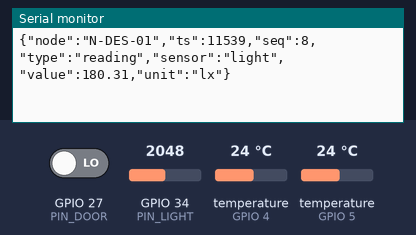
The sketch below on a simulated ESP32. Parts: the last lines printed to the serial monitor. Inputs (shaded band) come from the test bench; at power-on: GPIO 34 (PIN_LIGHT) = 2048, GPIO 27 (PIN_DOOR) LOW, temperature (sensors on GPIO 4, GPIO 5) 24 °C.

Above: at 12.3 s.
12.4 s: GPIO 34 (PIN_LIGHT) set to 0
At 17.4 s:
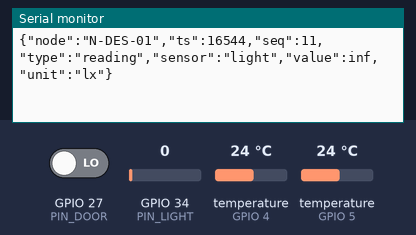
23.0 s: GPIO 27 (PIN_DOOR) driven HIGH
At 23.9 s:
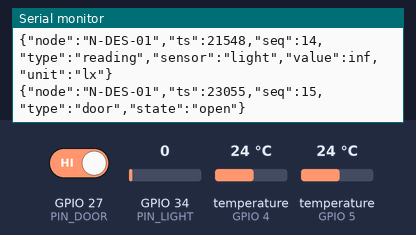
31.0 s: temperature (sensor on GPIO 4) set to 12 °C
At 32.6 s:
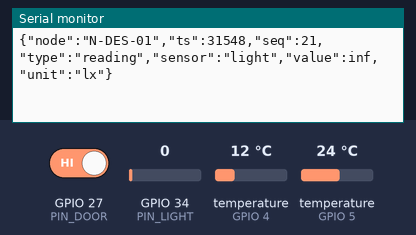
39.0 s: temperature (sensor on GPIO 5) set to 12 °C
At 42.7 s:
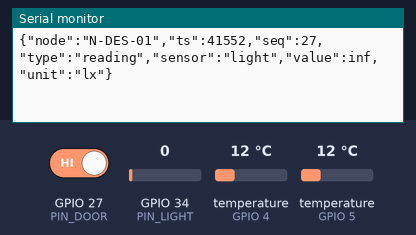
47.0 s: temperature (sensor on GPIO 4) set to 19 °C
At 52.9 s:
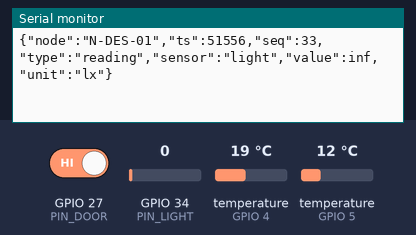
55.0 s: temperature (sensor on GPIO 5) set to 19 °C
At 58.0 s:
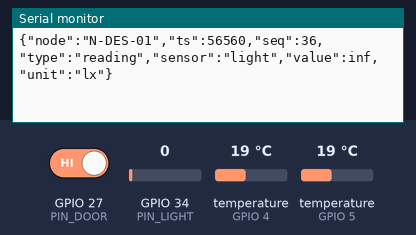
Timing chart, 0 to 59.5 s (numbered marks = the images above; inputs shaded):
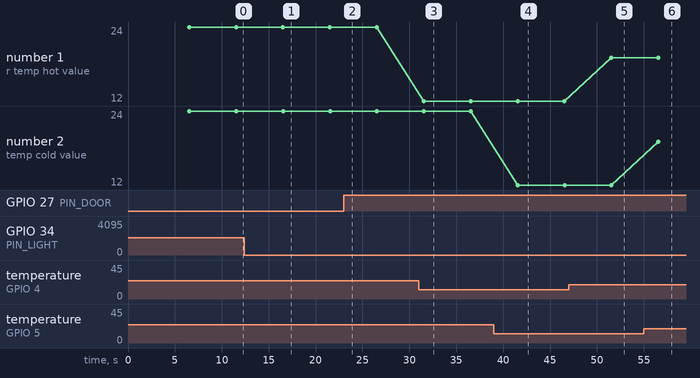

Measured:
- after the input at 12.4 s, the serial monitor: prints a new line after 4.1 s (image 1)
- after the input at 23.0 s, the serial monitor: prints a new line after 0.06 s (image 2)
- after the input at 31.0 s, the serial monitor: prints a new line after 0.53 s (image 3)
- after the input at 39.0 s, the serial monitor: prints a new line after 2.5 s (image 4)
- after the input at 47.0 s, the serial monitor: prints a new line after 4.5 s (image 5)
- after the input at 55.0 s, the serial monitor: prints a new line after 1.6 s (image 6)
- plotted number 1: 24 → 12 after the input at 31.0 s, 12 → 19 after the input at 47.0 s

The sketch:

sketch.ino
```cpp
// Node enclos interieur : 2 DS18B20, lumiere, porte sur interruption

#include <OneWire.h>
#include <DallasTemperature.h>

const char *NODE_ID = "N-DES-01";
const int PIN_TEMP_HOT = 4;
const int PIN_TEMP_COLD = 5;
const int PIN_LIGHT = 34;     // photoresistance a la place du VEML7700
const int PIN_DOOR = 27;

const unsigned long PERIOD_MS = 5000;  // 30 s en vrai
const unsigned long DEBOUNCE_MS = 50;

OneWire busHot(PIN_TEMP_HOT);
OneWire busCold(PIN_TEMP_COLD);
DallasTemperature probeHot(&busHot);
DallasTemperature probeCold(&busCold);

volatile bool doorEvent = false;
volatile unsigned long doorEventMs = 0;
bool doorOpen = false;
unsigned long lastReading = 0;
unsigned long seq = 0;

void IRAM_ATTR onDoorChange() {
  doorEvent = true;
  doorEventMs = millis();
}

void sendJson(const String &body) {
  seq++;
  Serial.printf("{\"node\":\"%s\",\"ts\":%lu,\"seq\":%lu,%s}\n", NODE_ID, millis(), seq, body.c_str());
}

void sendReading(const char *sensor, float value, const char *unit) {
  sendJson(String("\"type\":\"reading\",\"sensor\":\"") + sensor + "\",\"value\":" + String(value, 2) + ",\"unit\":\"" + unit + "\"");
}

// formule de la doc Wokwi
float readLux() {
  const float GAMMA = 0.7;
  const float RL10 = 50;
  int raw = analogRead(PIN_LIGHT);
  float voltage = raw / 4095.0 * 3.3;
  if (voltage >= 3.29) return 0;
  float resistance = 2000 * voltage / (1 - voltage / 3.3);
  return pow(RL10 * 1e3 * pow(10, GAMMA) / resistance, 1 / GAMMA);
}

void readSensors() {
  probeHot.requestTemperatures();
  probeCold.requestTemperatures();
  sendReading("temp_hot", probeHot.getTempCByIndex(0), "C");
  sendReading("temp_cold", probeCold.getTempCByIndex(0), "C");
  sendReading("light", readLux(), "lx");
}

void setup() {
  Serial.begin(115200);
  pinMode(PIN_DOOR, INPUT_PULLUP);
  probeHot.begin();
  probeCold.begin();
  probeHot.setResolution(12);
  probeCold.setResolution(12);

  doorOpen = digitalRead(PIN_DOOR) == HIGH;
  attachInterrupt(digitalPinToInterrupt(PIN_DOOR), onDoorChange, CHANGE);

  sendJson("\"type\":\"boot\",\"reason\":\"power_on\"");
  sendJson(String("\"type\":\"door\",\"state\":\"") + (doorOpen ? "open" : "closed") + "\"");
}

void loop() {
  // anti-rebond
  if (doorEvent && millis() - doorEventMs >= DEBOUNCE_MS) {
    doorEvent = false;
    bool open = digitalRead(PIN_DOOR) == HIGH;
    if (open != doorOpen) {
      doorOpen = open;
      sendJson(String("\"type\":\"door\",\"state\":\"") + (open ? "open" : "closed") + "\"");
    }
  }

  if (millis() - lastReading >= PERIOD_MS) {
    lastReading = millis();
    readSensors();
  }
  delay(5);
}
```
